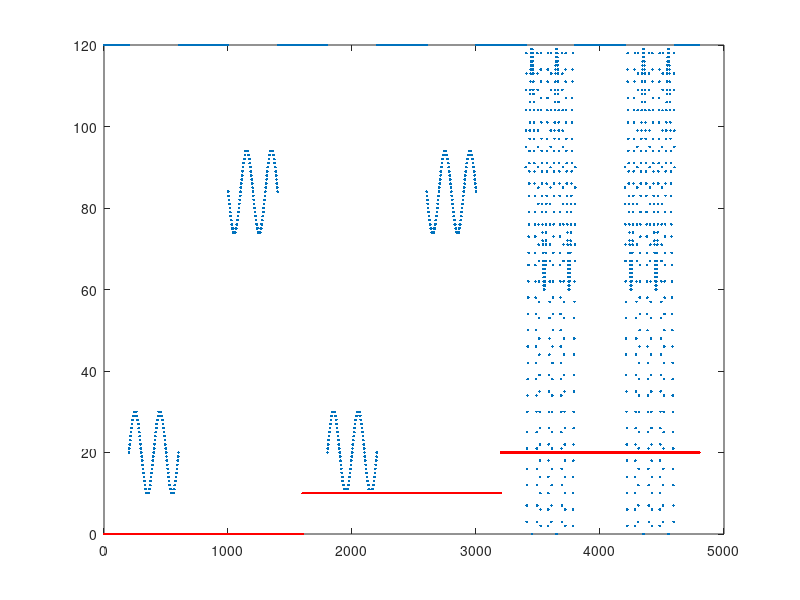

This figure's MATLAB source:
% PTW 8/29/2012 hack for gs=4, modified from
% makeFunctionStripeBlobGratinggs3.m

UPDATE_RATE_FPS = 100;
OSC_DURATION_SEC = 4;
BLANK_DURATION_SEC = 4;
OSC_FREQ_HZ = .5;

step_size = 1/UPDATE_RATE_FPS;
tBlank = 0:step_size:BLANK_DURATION_SEC/2-step_size;
tOsc = 0:step_size:OSC_DURATION_SEC;
%% make stripe and blob functions
OSC_AMP_FRAMES = 10; % 20 frames (pixels) = 45 degrees

CENTER_POS_OFFSET = 121; % center position is x=1 (or x=122)
MAX_POS = 120; % maximum pattern position
RIGHT_OSC_OFFSET = 20; % right position is x=21
LEFT_OSC_OFFSET = 84; % 85
BLANK_POS_OFFSET = 120; %could also use 52; % 53, but nice to have it the same as grating...

funcBlank = 0*tBlank+BLANK_POS_OFFSET;

funcRightOsc = round(OSC_AMP_FRAMES*sin(2*pi*OSC_FREQ_HZ*tOsc) + RIGHT_OSC_OFFSET);
funcLeftOsc = round(-OSC_AMP_FRAMES*sin(2*pi*OSC_FREQ_HZ*tOsc) + LEFT_OSC_OFFSET);

funcRightOsc = mod(funcRightOsc, MAX_POS);
funcLeftOsc = mod(funcLeftOsc, MAX_POS);

funcxStripe = [funcBlank, funcRightOsc, funcBlank(1:end-1), funcBlank, funcLeftOsc, funcBlank(1:end-1)];
funcyStripe = funcxStripe*0;

funcxBlob = [funcBlank, funcRightOsc, funcBlank(1:end-1), funcBlank, funcLeftOsc, funcBlank(1:end-1)];
funcyBlob = funcxBlob*0+1;
%% make grating function
OSC_AMP_FRAMES = 150; % 15 frames = 1 pixel (20px = 45 degrees)
CENTER_POS_OFFSET = 90; % center position is x = 91 (or x = 31 for light in center)
MAX_POS = 120;
BLANK_POS_OFFSET = 120; % x = 121 is blank

funcBlank = 0*tBlank+BLANK_POS_OFFSET;

funcRightOsc = round(OSC_AMP_FRAMES*sin(2*pi*OSC_FREQ_HZ*tOsc) + CENTER_POS_OFFSET);
funcLeftOsc = round(-OSC_AMP_FRAMES*sin(2*pi*OSC_FREQ_HZ*tOsc) + CENTER_POS_OFFSET);

funcRightOsc = mod(funcRightOsc, MAX_POS);
funcLeftOsc = mod(funcLeftOsc, MAX_POS);

funcxGrating = [funcBlank, funcRightOsc, funcBlank(1:end-1), funcBlank, funcLeftOsc, funcBlank(1:end-1)];
funcyGrating = funcxGrating*0+2;
%% put all together
funcx = [funcxStripe, funcxBlob, funcxGrating];
funcy = [funcyStripe, funcyBlob, funcyGrating];

thisFullFileName =  mfilename('fullpath');
[thisDirectoryName,thisFileName,thisFileExtension] = fileparts(thisFullFileName);
%thisDirectoryName = 'C:\Users\nebulosa\Documents\panels\Matlab Codes\functions\Peter';
fullOutFileNameX = [thisDirectoryName '\position_function_stripe_blob_grating_xgs4.mat'];
fullOutFileNameY = [thisDirectoryName '\position_function_stripe_blob_grating_ygs4.mat'];
func = funcx;
save(fullOutFileNameX, 'func');
func = funcy;
save(fullOutFileNameY, 'func');

%% plot to check
plot(funcx,'.')
hold on
plot(funcy*10,'.r')